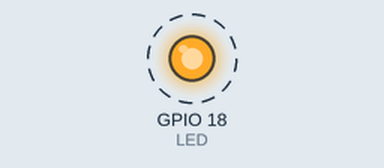
A program run on a simulated ESP32 board running MicroPython. Parts: output pins drawn as LEDs (lit = HIGH). Dashed ring = blinking. What the program prints to the serial console is not drawn.

Above: at 0.5 s.
Timing chart, 0 to 4.6 s (numbered marks = the images above):
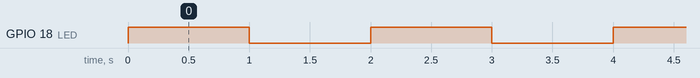

The program:

5_1_parpadeo_on_off.py
```python
"""
MICROPYTHON EN PROYECTOS
Beatriz Padín / Adriana Dapena
Capítulo 5: Señalización marítima
---------------------------------------
Se enciende un led de manera intermitente
usando los métodos on() y off().
"""

from machine import Pin
from time import sleep

# Led conectado en el GPIO18
LED = Pin(18, Pin.OUT)

while True:
    # Led encendido
    LED.on()
    print("Encendido")
    sleep(1)

    # Led apagado
    LED.off()
    print("Apagado")
    sleep(1)
```

Measured:
- by itself, GPIO 18 (LED): alternates HIGH for 1.0 s and LOW for 1.0 s
